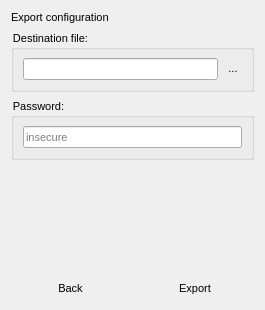
<?xml version="1.0" encoding="UTF-8"?>
<ui version="4.0">
 <class>ExportWidget</class>
 <widget class="QWidget" name="ExportWidget">
  <property name="geometry">
   <rect>
    <x>0</x>
    <y>0</y>
    <width>265</width>
    <height>310</height>
   </rect>
  </property>
  <property name="minimumSize">
   <size>
    <width>0</width>
    <height>285</height>
   </size>
  </property>
  <property name="windowTitle">
   <string>Form</string>
  </property>
  <property name="styleSheet">
   <string notr="true">font-size: 8pt;</string>
  </property>
  <layout class="QGridLayout" name="gridLayout_3">
   <item row="0" column="0">
    <layout class="QVBoxLayout" name="verticalLayout_2">
     <item>
      <layout class="QVBoxLayout" name="verticalLayout">
       <item>
        <widget class="QLabel" name="label">
         <property name="text">
          <string>Export configuration</string>
         </property>
        </widget>
       </item>
       <item>
        <widget class="QGroupBox" name="groupBox">
         <property name="title">
          <string>Destination file:</string>
         </property>
         <layout class="QGridLayout" name="gridLayout_2">
          <item row="0" column="0">
           <layout class="QHBoxLayout" name="horizontalLayout">
            <item>
             <widget class="QLineEdit" name="txtDestFile">
              <property name="sizePolicy">
               <sizepolicy hsizetype="Expanding" vsizetype="Fixed">
                <horstretch>0</horstretch>
                <verstretch>0</verstretch>
               </sizepolicy>
              </property>
              <property name="contextMenuPolicy">
               <enum>Qt::NoContextMenu</enum>
              </property>
              <property name="readOnly">
               <bool>true</bool>
              </property>
             </widget>
            </item>
            <item>
             <widget class="QPushButton" name="cmdSelectImportFile">
              <property name="sizePolicy">
               <sizepolicy hsizetype="Minimum" vsizetype="Fixed">
                <horstretch>0</horstretch>
                <verstretch>0</verstretch>
               </sizepolicy>
              </property>
              <property name="maximumSize">
               <size>
                <width>16777215</width>
                <height>16777215</height>
               </size>
              </property>
              <property name="font">
               <font>
                <pointsize>8</pointsize>
               </font>
              </property>
              <property name="cursor">
               <cursorShape>PointingHandCursor</cursorShape>
              </property>
              <property name="toolTip">
               <string>Open select file dialog</string>
              </property>
              <property name="styleSheet">
               <string notr="true">:hover {background-color: rgb(195, 195, 195);}
QPushButton {;text-align:center;
	padding-left: 3px;
	padding-top: 3px;
   padding-right: 3px;
	padding-bottom: 3px;}</string>
              </property>
              <property name="text">
               <string>...</string>
              </property>
              <property name="flat">
               <bool>true</bool>
              </property>
             </widget>
            </item>
           </layout>
          </item>
         </layout>
        </widget>
       </item>
       <item>
        <widget class="QGroupBox" name="groupBox_2">
         <property name="title">
          <string>Password:</string>
         </property>
         <layout class="QGridLayout" name="gridLayout">
          <item row="0" column="0">
           <widget class="QLineEdit" name="txtExportKey">
            <property name="statusTip">
             <string/>
            </property>
            <property name="text">
             <string/>
            </property>
            <property name="placeholderText">
             <string>insecure</string>
            </property>
           </widget>
          </item>
         </layout>
        </widget>
       </item>
       <item>
        <spacer name="verticalSpacer_2">
         <property name="orientation">
          <enum>Qt::Vertical</enum>
         </property>
         <property name="sizeHint" stdset="0">
          <size>
           <width>20</width>
           <height>40</height>
          </size>
         </property>
        </spacer>
       </item>
       <item>
        <layout class="QHBoxLayout" name="horizontalLayout_2">
         <item>
          <widget class="QPushButton" name="cmdBack">
           <property name="cursor">
            <cursorShape>PointingHandCursor</cursorShape>
           </property>
           <property name="toolTip">
            <string>Go back to the connection list</string>
           </property>
           <property name="styleSheet">
            <string notr="true">:hover {background-color: rgb(195, 195, 195);}
QPushButton {;text-align:center;
	padding-left: 3px;
	padding-top: 3px;
   padding-right: 3px;
	padding-bottom: 3px;}</string>
           </property>
           <property name="text">
            <string>Back</string>
           </property>
           <property name="flat">
            <bool>true</bool>
           </property>
          </widget>
         </item>
         <item>
          <widget class="QPushButton" name="cmdExport">
           <property name="styleSheet">
            <string notr="true">:hover {background-color: rgb(195, 195, 195);}
QPushButton {;text-align:center;
	padding-left: 3px;
	padding-top: 3px;
   padding-right: 3px;
	padding-bottom: 3px;}</string>
           </property>
           <property name="text">
            <string>Export</string>
           </property>
           <property name="flat">
            <bool>true</bool>
           </property>
          </widget>
         </item>
        </layout>
       </item>
      </layout>
     </item>
    </layout>
   </item>
  </layout>
 </widget>
 <resources>
  <include location="../../../res.qrc"/>
 </resources>
 <connections/>
</ui>
